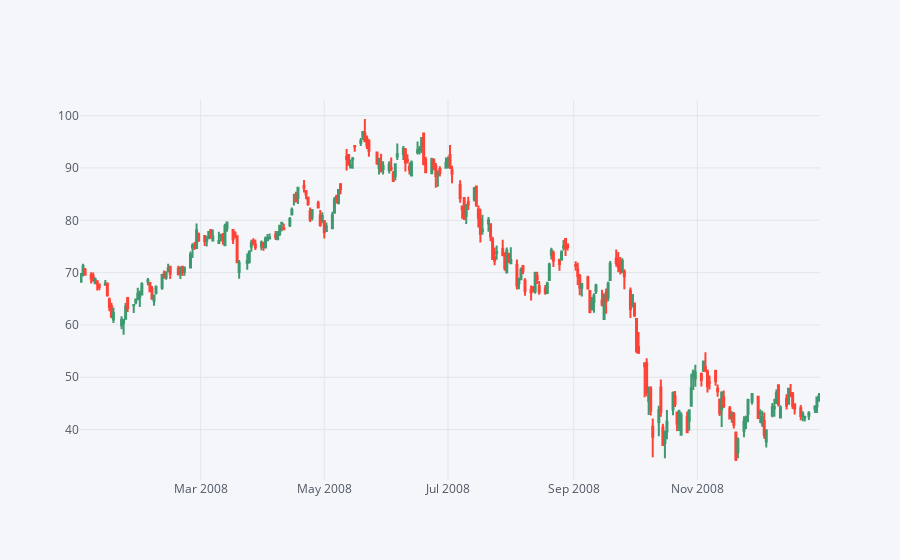

Notebook source saved alongside this figure:
### Code cell


### Figure 1 — Plotly figure (JSON) as saved in the notebook; plotly's stock layout.template omitted (floating-point values rounded to 4 significant figures; data arrays with more than 128 entries replaced by an {"elided": "..."} marker saying what was removed)
{"data": [{"close": {"elided": "253 float values"}, "decreasing": {"line": {}, "showlegend": false}, "high": {"elided": "253 float values"}, "increasing": {"line": {}, "showlegend": false}, "low": {"elided": "253 float values"}, "open": {"elided": "253 float values"}, "type": "candlestick", "x": {"elided": "253 str values"}, "yaxis": "y2"}], "layout": {"legend": {"bgcolor": "#F5F6F9", "font": {"color": "#4D5663"}}, "paper_bgcolor": "#F5F6F9", "plot_bgcolor": "#F5F6F9", "titlefont": {"color": "#4D5663"}, "xaxis1": {"gridcolor": "#E1E5ED", "rangeslider": {"visible": false}, "showgrid": true, "tickfont": {"color": "#4D5663"}, "title": "", "titlefont": {"color": "#4D5663"}, "zerolinecolor": "#E1E5ED"}, "yaxis1": {"gridcolor": "#E1E5ED", "showgrid": true, "showticklabels": false, "tickfont": {"color": "#4D5663"}, "title": "", "titlefont": {"color": "#4D5663"}, "zerolinecolor": "#E1E5ED"}, "yaxis2": {"gridcolor": "#E1E5ED", "showgrid": true, "tickfont": {"color": "#4D5663"}, "title": "", "titlefont": {"color": "#4D5663"}, "zerolinecolor": "#E1E5ED"}}}
